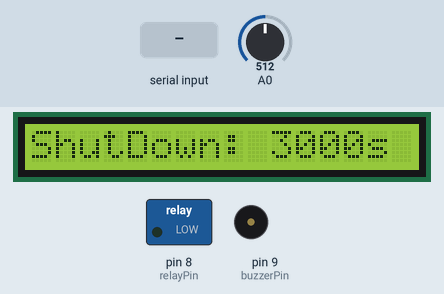
The sketch below on a simulated Arduino Uno, built with avr-gcc and run on an emulated ATmega328P. Parts: 16×1 character LCD, switched loads named in the sketch (green lamp = pin HIGH), buzzer (waves = sounding, pin HIGH). The inputs (shaded band) are chosen by the test bench; at power-on: A0 = 512. What the sketch prints to the serial monitor is not drawn.

Above: at 0.21 s.
At 1.28 s:
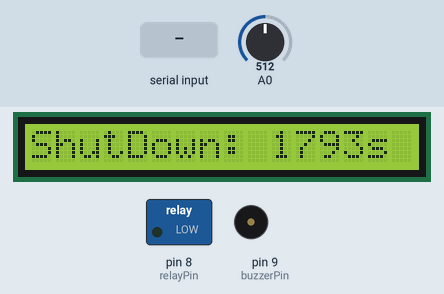
1.3 s: "90,45\n" received over Serial
At 1.9 s:
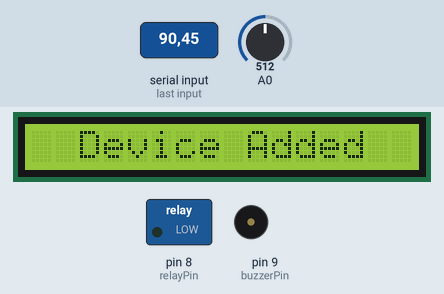
Timing chart, 0 to 4.3 s (numbered marks = the images above; inputs shaded):
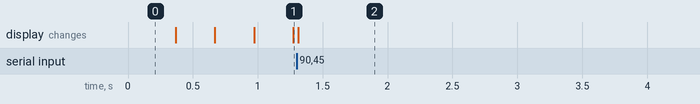

Measured:
- after the input at 1.3 s, the display: changes at once (image 2)

The sketch:

sketch_smart_socket.ino
```cpp
#include<LiquidCrystal.h>

#define relayPin 8
#define buzzerPin 9
#define manualSwitchPin 10

#define TURN_OFF_DELAY 3000

#define rs 7
#define en 6
#define d4 5
#define d5 4
#define d6 3
#define d7 2

//properly connect buzzer
//properly connect relay

const double EMPTY_PLUG_VOLTS = 2500;

LiquidCrystal lcd(rs, en, d4, d5, d6, d7);

bool isRelayStateHigh;
double currentVolts;
int prevMillis;
bool thresholdCrossed;
bool i;
bool loopedOnce;

String command;

 /*TERMINAL COMMANDS
  *
   * DEFUALTS
   * [-o|outlets] = 1
   * [-v|volts] = 300
   *
   * #TYPES
   * dev -- straight connection devices (tv, heater, rice-cooker, etc)
   * ext -- extension - (charger|ext-boards|multi-sockets)
   *
   * #SYNTAX
   * plugin type dev_name -v volts //plugs a new device - max 1
   * plugin-to ext-name dev_name -v volts //plus device into an extention
   * plugout dev_name //plugout device
   *
   *
   * ei.commands
   *
   * plugin dev heater
   * plugin dev tv -v 500
   *
   * plugin ext charger
   * plugin ext multi-charger -o 5
   * plugin ext e1 -o 7
   *
   * plugin-to charger phone -v 100
   * plugin-to e1 heater -v 1000
   *
   * plugout phone
   * plugout charger
   * plugout el
   *
   */


void setup() {
  Serial.begin(9600);
  pinMode(relayPin, OUTPUT);
  pinMode(buzzerPin, OUTPUT);
  pinMode(manualSwitchPin, INPUT);
  // put your setup code here, to run once:

  isRelayStateHigh = false;
  thresholdCrossed = false;
  currentVolts = 2500;
  command = "";
  i = false;

  //init lcd
  lcd.begin(16,1);
}

void playTone(){
  //digitalWrite(buzzerPin, HIGH);
  tone(buzzerPin, 1960, 100);
}

int getCurrentVolts(){
  int ac = analogRead(A0);
  return (ac / 1024.0) * 5000;
}

void lcdPrint(String line){
  lcd.setCursor(0,0);
  String space = multiplyStr(" ", (int) ((16 - line.length())/2));
  lcd.print(space + line + space);
}

String multiplyStr(String str, int j){
  String ret = "";
  for (int i=0;i<j;i++){
    ret += str;
  }
  return ret;
}

void autoTurnOffSocket(){
  //send high to relay

  if (getCurrentVolts() != 2500){
    if (isRelayStateHigh){
        digitalWrite(relayPin, LOW);
    }
    else{
        digitalWrite(relayPin, HIGH);
    }
  }
  else{
    if (isRelayStateHigh){
        digitalWrite(relayPin, HIGH);
    }
    else{
        digitalWrite(relayPin, LOW);
    }
  }
  lcdPrint("");
}

void loop() {
  // put your main code here, to run repeatedly:

  //read code from serial and interprete

  if (Serial.available()){
     double volts = Serial.parseInt();
     if (volts){
        if (currentVolts + volts > currentVolts){
          lcdPrint("Device Added");
          loopedOnce = false;
        }
        else if (volts > 0){
            lcdPrint("Device Removed");
        }

        //update new volts reading
        currentVolts += volts;

     }
     Serial.flush();
  }
  else{
    if (getCurrentVolts() != 2500){
      //lcdPrint("Socket In Use");
    }
  }

  if (!loopedOnce && !thresholdCrossed && currentVolts <= EMPTY_PLUG_VOLTS){
    thresholdCrossed = true;
  }

  if (thresholdCrossed && !i){
    i = true;
    prevMillis = millis();
    Serial.println("TURNOFF threshold crossed!");
  }

  if (i){
    if (millis() - prevMillis > 3000){
      //reset current volts
      thresholdCrossed = false;
      loopedOnce = true;
      autoTurnOffSocket();
      currentVolts = 2500;
      playTone();
      i = false;
    }
    else{
      //print with serial
//      Serial.print("DEBUG: ");
//      Serial.print(3000 - (millis() - prevMillis));
//      Serial.println(" seconds left to turn off");

      if (currentVolts > EMPTY_PLUG_VOLTS){
         i = false;
         thresholdCrossed = false;
      }

      lcdPrint("ShutDown: "+ String((int) (3000 - (millis() - prevMillis))) + "s");

    }
  }

  if (loopedOnce && getCurrentVolts() != 2500 && currentVolts == 2500){
     autoTurnOffSocket();
  }

}
```
